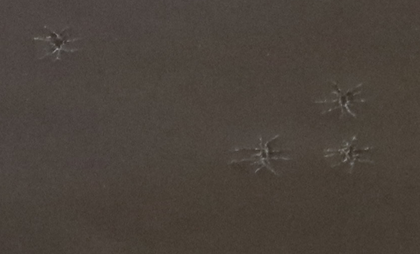
%> input picture images/test001.png, 420 x 254 px, shrunk from 838 x 507 before the run
$ octave Demo_1_Impacts.m   (GNU Octave 9; MATLAB toolbox functions it lacks are replaced by stand-ins)
%> lines starting %> are read from the running program, lines starting %| are printed output that depends on the picture
### fdct2.m
function [Cl, Gkw]= fdct2(f, N, r0, mode, sf1, sf2)
%%% FDCT2 implements Two-dimensional Fast Discrete Circlelet Transform
%%% (FDCT). fdct2(f, N, r0 ,mode, sf1, sf2) returns the two-dimensional
%%% Circlelet transform and provides all the circlet coefficients related
%%% to scale k and radius r0.
%     Inputs:
%         f:  gray-level input image.
%         N:  the number of desire filters.
%         r0: radius range of candidate circles.
%         mode: has three values as
%                 'abs': returns the amplitude of CT coefficients
%                 'phase': returns the phase of CT coefficients
%                 'complex' returns the complex number of CT coefficients
%         sf1, sf2: pads f with zeros to create sf1-by-sf2 array befor
%                   doing the transform. The default is the dimension of f.
%     Outputs:
%         Cl: r-by-k cell data contains CT coefficients. r refers to the
%             number of radii defined in r0 and k refers to the number of
%             filters defined in N and describes the content of frequency.
%         Gkw: r-by-k cell data contains generated filters for computing
%              CT coefficients. These filters are used for inverse fdct2.
%
%  written by Omid Sarrafzadeh,
%  Isfahan University of Medical Sciences, Isfahan, Iran
%  Email: o.sarrafzade@gmail.com
%
% If you use the code provided here, please cite the following paper:
% O. Sarrafzadeh, A. Mehri, H. Rabbani, N. Ghane, A. Talebi, "Circlet based
% framework for red blood cells segmentation and counting", in Proc. IEEE
% Workshop on Signal Processing Systems,
% Hangzhou, China, Oct. 14-16, 2015.
%
%  Reference for CT:
%  H. Chauris, I. Karoui, P. Garreau, H. Wackernagel, P. Craneguy, and L.
%  Bertino, "The circlet transform: A robust tool for detecting features
%  with circular shapes," Computers & Geosciences, vol. 37, pp. 331-342,
%  2011.

    if nargin<=4
        [sf1,sf2] = size(f);
    end
    Cl = cell(length(r0),N);
    Gkw = cell(length(r0),N);
    for k=1:N
        for r=1:length(r0)
            Gkw{r,k} = Gk(r0(r), N, k, sf1, sf2);
        end
    end
    F = fft2(f,sf1,sf2);
    Fc = fftshift(F);
    switch mode
        case 'abs'
            for x=1:size(Gkw,1)
                for y=1:size(Gkw,2)
                    Cl{x,y} = abs(ifft2(Fc.*Gkw{x,y}));
                end
            end
        case 'phase'
            for x=1:size(Gkw,1)
                for y=1:size(Gkw,2)
                    Cl{x,y} = angle(ifft2(Fc.*Gkw{x,y}));
                end
            end
        case 'complex'
            for x=1:size(Gkw,1)
                for y=1:size(Gkw,2)
                    Cl{x,y} = ifft2(Fc.*Gkw{x,y});
                end
            end
    end
end

% [22 lines left out: functions Gk, Fk, not called in this run]

### maxcoeff.m
function pts = maxcoeff(Cl, k)
%%% MAXCOEFF determines the maximum circlelet coefficiesnts in a given
%%% CircleLet (Cl) cell array as input. It looks for maximum coefficient
%%% corresponding to each radius and a predifined frequency, k.
%       Inputs:
%           Cl: Circlelet coefficients given by the fdct2 function.
%           k: predifined frequency to determine maximum coefficiesnts.
%       Output:
%           pts: m-by-2 matrix contains the location of the center of
%           detected circles corresponding to each radius. 'm' equals the
%           number of desired radii, size(Cl,1).
%
%  written by Omid Sarrafzadeh,
%  Isfahan University of Medical Sciences, Isfahan, Iran
%  Email: o.sarrafzade@gmail.com
%
% If you use the code provided here, please cite the following paper:
% O. Sarrafzadeh, A. Mehri, H. Rabbani, N. Ghane, A. Talebi, "Circlet based
% framework for red blood cells segmentation and counting", in Proc. IEEE
% Workshop on Signal Processing Systems,
% Hangzhou, China, Oct. 14-16, 2015.
%
%  Reference for CT:
%  H. Chauris, I. Karoui, P. Garreau, H. Wackernagel, P. Craneguy, and L.
%  Bertino, "The circlet transform: A robust tool for detecting features
%  with circular shapes," Computers & Geosciences, vol. 37, pp. 331-342,
%  2011.

Clk = Cl(:,k);
pts = zeros(size(Clk,1), 2);
for r=1:size(Clk,1)
    M = max(max(Clk{r,1}));
    [pts(r,2), pts(r,1)] = find(Clk{r,1} == M);
end

### Demo_1_Impacts.m
%% The code provided here belongs to the following paper:
% O. Sarrafzadeh, A. Mehri, H. Rabbani, N. Ghane, A. Talebi, "Circlet based
% framework for red blood cells segmentation and counting", in Proc. IEEE
% Workshop on Signal Processing Systems,
%%% Hangzhou, China, Oct. 14-16, 2015.
%% The Code was adapted by Richar Marvin Fernández Vílchez
%% Demo_1_Impacts.m
%%% This demo shows how to utilize Circlet Transform (CT) to find desired
%%% cirles in a given image. In this demo, it is assumed that the exact
%%% radius and number of the desire circles are known and we just need to
%%% find the location of the circles.
clear all; close all; clc;
%% read the image
I = imread('images/test001.png');
%> I is the input picture: size 254x420x3 uint8; mean R, G, B 74.6, 66.5, 59.5
f = rgb2gray(I);
f = im2double(f);
%> f: size 254x420 double
%% apply the circlet transform
N = 3;                      % number of filters
r0 = [8:26]/2;      % radius range of the candidate circles
[Cl, Gkw] = fdct2(f, N, r0, 'abs');
%> after the loop in fdct2, `for x=1:size(Gkw,1)`: Cl = 57 items
%> Cl = 57 items; Gkw = 57 items
%% analysis the CT coefficients to find the center of the desire circles
% just the band corresponding to k=2 is analized for lower computations;
% other bands could be used!
pts = maxcoeff(Cl, 2);
%> in maxcoeff, `Clk = Cl(:,k);`: Clk = 19 items
%> the loop in maxcoeff, `for r=1:size(Clk,1)` made 19 passes
%> M on passes 1 to 12: 0.128, 0.127, 0.12, 0.124, 0.119, 0.12, 0.117, 0.113, 0.113, 0.113, 0.111, 0.11
%> after the loop in maxcoeff, `for r=1:size(Clk,1)`: pts = 19 rows, first 12: [344 102; 59 54; 59 54; 342 156; 342 156; 340 157; 340 157; 61 57; 61 57; 61 58; 356 106; 61 59]
pts(:,3) = r0';
%% show the image and draw detected circles on it
figure,imshow(I); hold on;
for r = 1 : size(pts, 1)
    rectangle('Position',[pts(r,1) - pts(r,3), pts(r,2) - pts(r,3),...
        2*pts(r,3), 2*pts(r,3)],...
        'Curvature', [1,1], 'edgecolor', 'b', 'linewidth', 2);
end
%> this loop made 19 passes
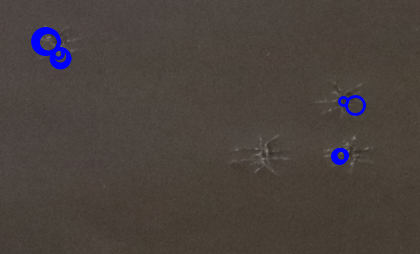
%> figure redrawn from the program's plot data
hold off;

$ run again, with images/test002.png copied over images/test001.png
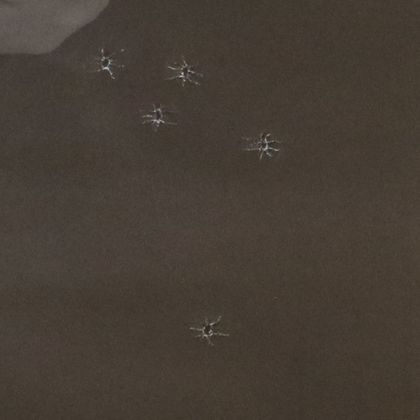
%> input picture images/test002.png, 420 x 420 px, shrunk from 1000 x 1000 before the run
%> I is the input picture: size 420x420x3 uint8; mean R, G, B 70.3, 61.5, 52.9
%> after the loop in fdct2, `for x=1:size(Gkw,1)`: Cl = 57 items
%> Clk = 19 items
%> the loop in maxcoeff, `for r=1:size(Clk,1)` made 19 passes
%> M on passes 1 to 8: 0.254, 0.252, 0.245, 0.227, 0.215, 0.215, 0.211, 0.2
%> after the loop in maxcoeff, `for r=1:size(Clk,1)`: pts = 19 rows, first 12: [106 64; 263 146; 263 146; 263 145; 104 63; 105 75; 105 76; 105 76; 270 157; 270 157; 276 141; 276 141]
%> the loop `for r = 1 : size(pts, 1)` made 19 passes
%> after the loop `for r = 1 : size(pts, 1)`:
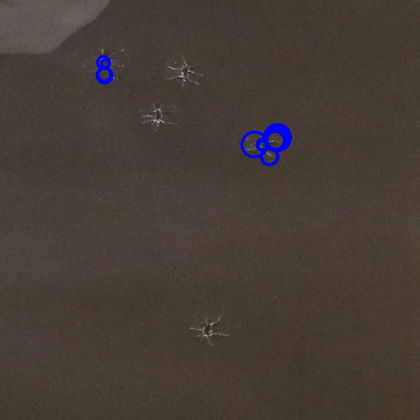
%> figure redrawn from the program's plot data

$ run again, with images/test003.png copied over images/test001.png
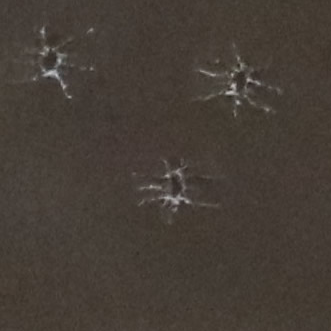
%> input picture images/test003.png, 331 x 331 px
%> I is the input picture: size 331x331x3 uint8; mean R, G, B 69.7, 61.4, 54
%> after the loop in fdct2, `for x=1:size(Gkw,1)`: Cl = 57 items
%> Clk = 19 items
%> the loop in maxcoeff, `for r=1:size(Clk,1)` made 19 passes
%> M on passes 1 to 8: 0.207, 0.214, 0.216, 0.211, 0.2, 0.192, 0.18, 0.187
%> after the loop in maxcoeff, `for r=1:size(Clk,1)`: pts = 19 rows, first 12: [230 89; 230 89; 230 89; 230 89; 231 89; 229 88; 229 88; 232 100; 232 100; 232 100; 232 100; 50 62]
%> the loop `for r = 1 : size(pts, 1)` made 19 passes
%> after the loop `for r = 1 : size(pts, 1)`:
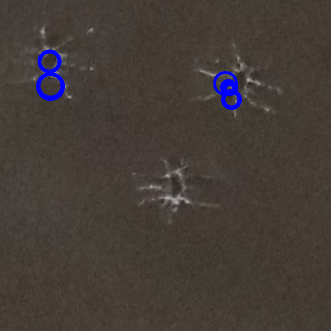
%> figure redrawn from the program's plot data

$ run again, with images/test004.png copied over images/test001.png
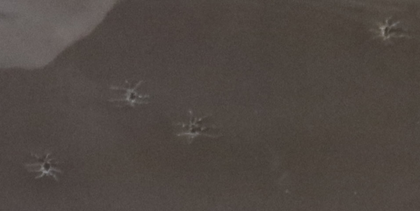
%> input picture images/test004.png, 420 x 211 px, shrunk from 956 x 480 before the run
%> I is the input picture: size 211x420x3 uint8; mean R, G, B 79.5, 71.7, 66.9
%> after the loop in fdct2, `for x=1:size(Gkw,1)`: Cl = 57 items
%> Clk = 19 items
%> the loop in maxcoeff, `for r=1:size(Clk,1)` made 19 passes
%> M on passes 1 to 8: 0.148, 0.148, 0.14, 0.124, 0.102, 0.108, 0.106, 0.107
%> after the loop in maxcoeff, `for r=1:size(Clk,1)`: pts = 19 rows, first 12: [47 168; 47 168; 47 168; 47 168; 38 171; 38 171; 38 171; 37 171; 37 171; 37 171; 393 34; 194 125]
%> the loop `for r = 1 : size(pts, 1)` made 19 passes
%> after the loop `for r = 1 : size(pts, 1)`:
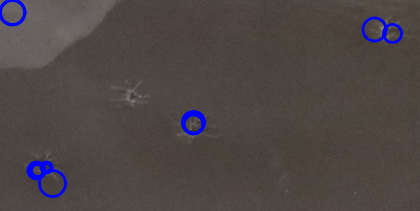
%> figure redrawn from the program's plot data
